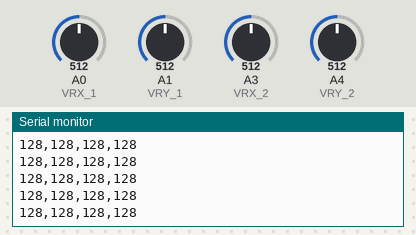
Recording of a sketch running on a simulated Arduino Uno, built with avr-gcc and run on an emulated ATmega328P. Parts: the last lines printed to the serial monitor. Inputs (shaded band) come from the test bench; at power-on: A0 (VRX_1) = 512, A1 (VRY_1) = 512, A3 (VRX_2) = 512, A4 (VRY_2) = 512.

Above: at 2.2 s.
2.3 s: A0 (VRX_1) set to 409
At 2.8 s:
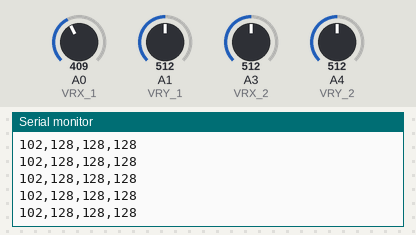
5.3 s: A0 (VRX_1) set to 384
At 6.0 s:
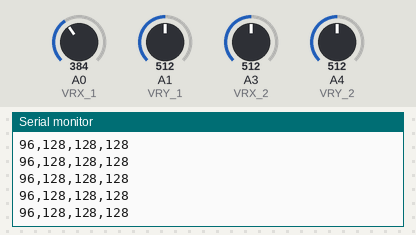
6.8 s: A1 (VRY_1) set to 409
At 7.3 s:
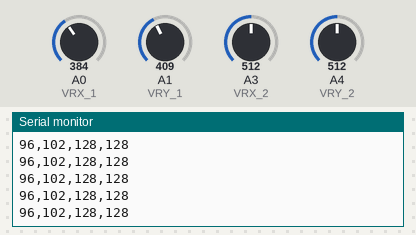
8.3 s: A1 (VRY_1) set to 383
At 9.1 s:
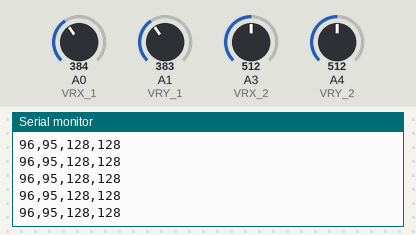
9.8 s: A3 (VRX_2) set to 43
At 10.3 s:
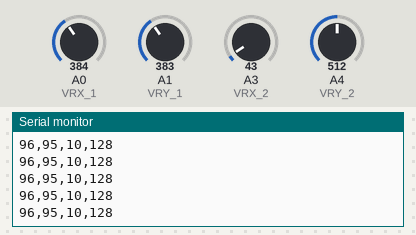
11.3 s: A3 (VRX_2) set to 37
At 12.2 s:
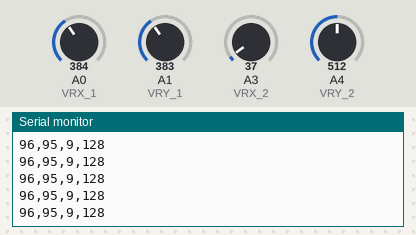
Timing chart, 0 to 13.8 s (numbered marks = the images above; inputs shaded):
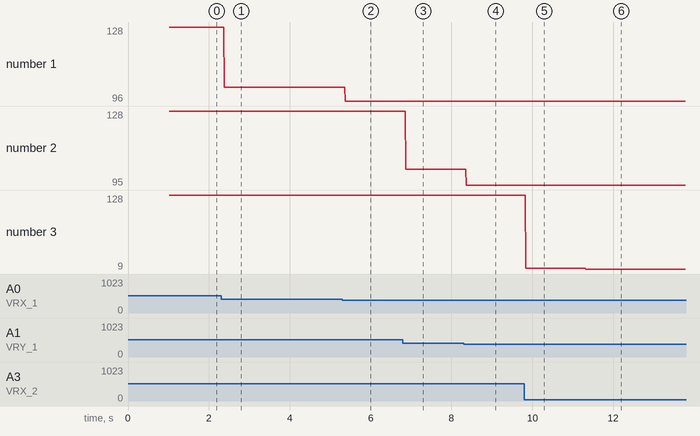

The sketch:

BT_CON.ino
```cpp
#include <SoftwareSerial.h>
#include <Wire.h>

//joystick 1
#define VRX_1 A0
#define VRY_1 A1

//joystick 2
#define VRX_2 A3
#define VRY_2 A4


struct ReceivedData {
  byte x_1;  //joystick 1 x and y vals
  byte y_1;
  byte x_2;  //joystick 2 x and y vals
  byte y_2;
};

ReceivedData data;

SoftwareSerial BT(0, 1);  //RX, TX

void setup() {

  Serial.begin(9600);

  while (!Serial)
    ;

  delay(1000);

  Serial.println("Initialised");

  BT.begin(38400);

}

void loop() {
  // put your main code here, to run repeatedly:

  data.x_1 = ConvertTo8bit(analogRead(VRX_1));
  data.y_1 = ConvertTo8bit(analogRead(VRY_1));
  data.x_2 = ConvertTo8bit(analogRead(VRX_2));
  data.y_2 = ConvertTo8bit(analogRead(VRY_2));

  String dataSent;


  dataSent = dataSent + data.x_1 + "," + data.y_1 + "," + data.x_2 + "," + data.y_2 +"\n";

  // dataSent = dataSent + data.x_1 + ","
  //                     + data.y_1 + ","
  //                     + data.x_2 + ","
  //                     + data.y_2 + "\n";

  BT.print(dataSent);

  delay(10);

  //print test
  Serial.print(dataSent);
}

byte ConvertTo8bit(int signalIn) //simple function of converting 10bit to 8bit by dividing by 4.
{
  signalIn=signalIn/4;

   return signalIn;
}
```

Measured:
- after the input at 2.3 s, the serial monitor: prints a new line after 0.08 s (image 1)
- after the input at 5.3 s, the serial monitor: prints a new line after 0.08 s (image 2)
- after the input at 6.8 s, the serial monitor: prints a new line after 0.07 s (image 3)
- after the input at 8.3 s, the serial monitor: prints a new line after 0.07 s (image 4)
- after the input at 9.8 s, the serial monitor: prints a new line at once (image 5)
- after the input at 11.3 s, the serial monitor: prints a new line at once (image 6)
- plotted number 1: 128 → 102 after the input at 2.3 s, 102 → 96 after the input at 5.3 s
- plotted number 2: 102 → 95 after the input at 8.3 s
